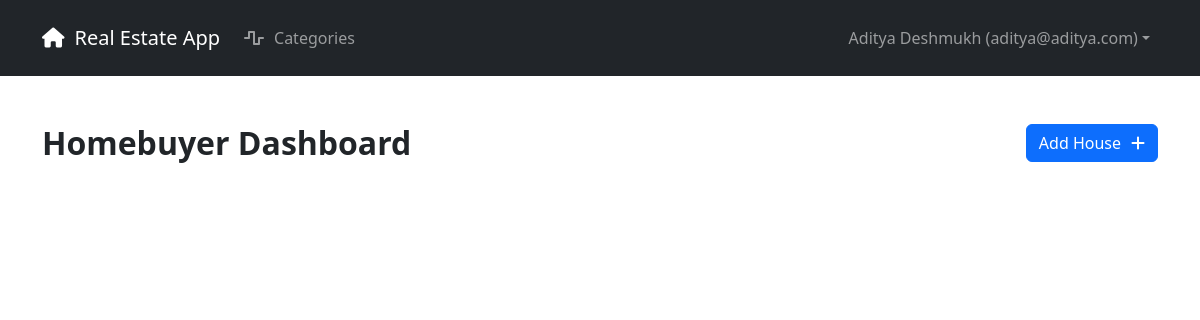
Before: / (signed in) with the older database file.
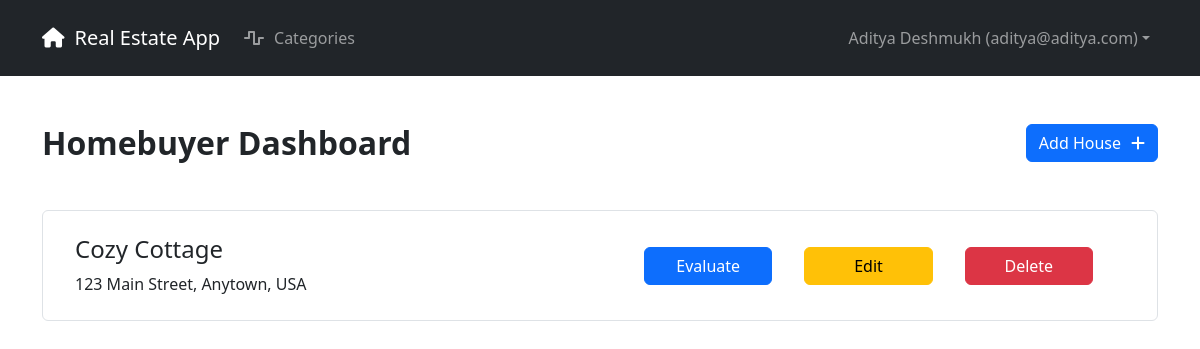
After: the same page with the newer database file.
### realestate/apps/core/models.py (models this page shows, shortened)
class BaseModel(models.Model):
    id = models.UUIDField(primary_key=True, default=uuid.uuid4, editable=False)
    class Meta:
        abstract = True

class ValidateCategoryCoupleMixin(object):
    def _validate_categories_and_couples(self):
        if not self.pk:
            return
        category_couple_ids = set(self.categories.values_list("couple", flat=True))
        if category_couple_ids:
            if (
                len(category_couple_ids) > 1
                or self.couple_id not in category_couple_ids
            ):
                raise ValidationError("Invalid categories for this couple.")
        return

class House(BaseModel, ValidateCategoryCoupleMixin):
    _NICKNAME_MIN_LENGTH = 1
    nickname = models.CharField(max_length=128, verbose_name="Nickname")
    address = models.TextField(blank=True, verbose_name="Address")
    couple = models.ForeignKey(
        "core.Couple", verbose_name="Couple", on_delete=models.CASCADE
    )
    categories = models.ManyToManyField(
        "core.Category", through="core.Grade", verbose_name="Categories"
    )
    def __str__(self):
        return self.nickname
    def evaluation_url(self):
        return reverse("eval", kwargs={"house_id": self.id})
    class Meta:
        ordering = ["nickname"]
        unique_together = (("nickname", "couple"),)
        verbose_name = "House"
        verbose_name_plural = "Houses"

### realestate/apps/core/views.py (the view)
# urls.py: path("", CoreViews.HomeView.as_view(), name="home"),
class HomeView(BaseView):
    def get(self, request, *args, **kwargs):
        if Realtor.objects.filter(user=request.user).exists():
            return render(request, "core/realtorHome.html")
        couple = Couple.objects.filter(homebuyer__user=request.user).first()
        house = House.objects.filter(couple=couple)
        return render(
            request, "core/homebuyerHome.html", {"couple": couple, "house": house}
        )

### realestate/apps/appauth/models.py (called while the page is built)
    def get_full_name(self):
        return f"{self.first_name} {self.last_name}".strip()

    @property
    def role_object(self):
        has_homebuyer = hasattr(self, "homebuyer")
        has_realtor = hasattr(self, "realtor")
        if has_homebuyer:
            if has_realtor:
                raise IntegrityError(
                    f"User {str(self)} is registered as both a Homebuyer and a Realtor, which is not valid."
                )
            return self.homebuyer
        elif has_realtor:
            return self.realtor
        return None

### realestate/apps/core/models.py (called while the page is built)
    @property
    def role_type(self):
        return "Homebuyer"

### realestate/apps/core/views.py (called while the page is built)
    def _permission_check(self, request, role, *args, **kwargs):
        return True

    @method_decorator(login_required)
    def dispatch(self, request, *args, **kwargs):
        role = request.user.role_object
        if role.role_type in self._USER_TYPES_ALLOWED:
            if self._permission_check(request, role, *args, **kwargs):
                return super(BaseView, self).dispatch(request, *args, **kwargs)
        raise PermissionDenied

### realestate/templates/core/homebuyerHome.html (shortened to what this page needs)
{% extends "base.html" %}
{% load django_bootstrap5 %}
{% block body %}
    <div class="mt-5">
        <h2 class="d-flex align-items-center justify-content-between">
            <strong>Homebuyer Dashboard</strong>
            <a href="{% url 'house-add' %}" role="button" class="btn btn-primary">Add House<i class="fa-solid fa-plus" style="padding-left: 10px"></i></a>
        </h2>
        <ul class="list-group mt-5">
            {% for home in house %}
                <li class="list-group-item">
                    <div class="row d-flex align-items-center my-3 mx-1">
                        <div class="col-sm-6">
                            <h4>{{ home }}</h4>
                            <p class="m-0">{{ home.address }}</p>
                        </div>
                        <div class="col-sm-6">
                            <p class="m-0 d-flex align-items-center justify-content-evenly">
                                <a href="{{ home.evaluation_url }}"
                                   role="button"
                                   class="btn btn-primary w-25">Evaluate</a>
                                <a href="{% url 'house-edit' home.id %}"
                                   role="button"
                                   class="btn btn-warning w-25">Edit</a>
                                <a href="{% url 'house-delete' home.id %}"
                                   role="button"
                                   class="btn btn-danger w-25">Delete</a>
                            </p>
                        </div>
                    </div>
                </li>
            {% endfor %}
        </ul>
    </div>
{% endblock body %}

Changed rows visible on the page:
added House: nickname "Cozy Cottage", address "123 Main Street, Anytown, USA"
